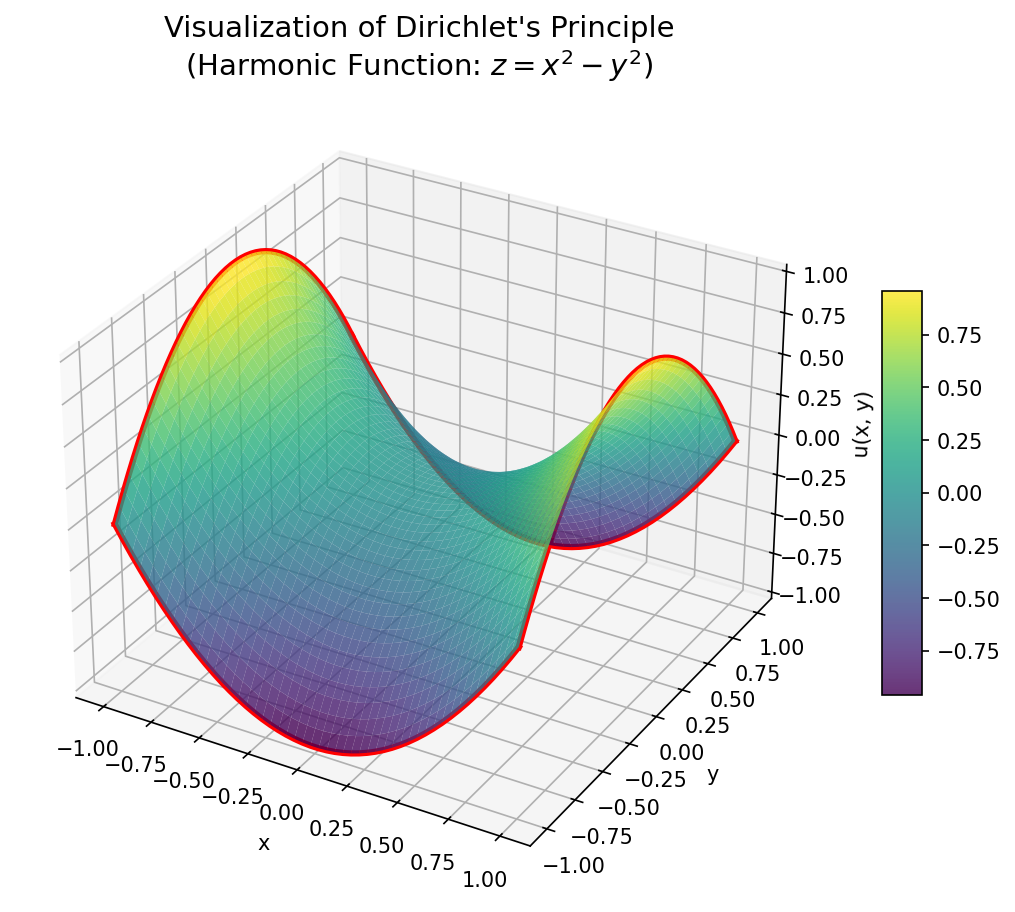

Recreate this plot in Python.
#!/usr/bin/env -S uv run --script
# /// script
# requires-python = ">=3.11"
# dependencies = [
#     "numpy",
#     "matplotlib",
# ]
# ///

import numpy as np
import matplotlib.pyplot as plt
from mpl_toolkits.mplot3d import Axes3D

# グリッドの設定
N = 50
x = np.linspace(-1, 1, N)
y = np.linspace(-1, 1, N)
X, Y = np.meshgrid(x, y)

# 境界条件の設定（枠の形）
# 例: 馬の鞍（サドル）のような形状を作る境界
# z = x^2 - y^2 は調和関数の代表例です
Z = X**2 - Y**2

# グラフの描画
fig = plt.figure(figsize=(10, 7))
ax = fig.add_subplot(111, projection='3d')

# サーフェスのプロット
surf = ax.plot_surface(X, Y, Z, cmap='viridis', alpha=0.8, edgecolor='none')

# 境界（枠）を強調して描画
ax.plot(x, np.full_like(x, -1), x**2 - (-1)**2, color='red', linewidth=3, label='Boundary (Wire frame)')
ax.plot(x, np.full_like(x, 1), x**2 - (1)**2, color='red', linewidth=3)
ax.plot(np.full_like(y, -1), y, (-1)**2 - y**2, color='red', linewidth=3)
ax.plot(np.full_like(y, 1), y, (1)**2 - y**2, color='red', linewidth=3)

# 見た目の調整
ax.set_title("Visualization of Dirichlet's Principle\n(Harmonic Function: $z = x^2 - y^2$)", fontsize=14)
ax.set_xlabel('x')
ax.set_ylabel('y')
ax.set_zlabel('u(x, y)')
fig.colorbar(surf, shrink=0.5, aspect=10)

plt.savefig('dirichlet.png', dpi=150, bbox_inches='tight')
print("Saved to dirichlet.png")
